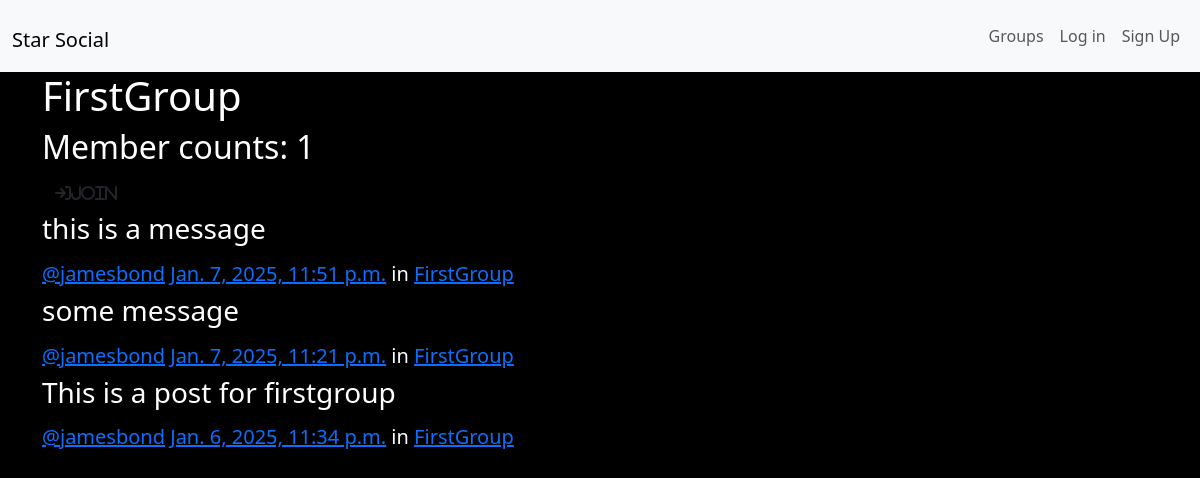
The page /group/posts/in/firstgroup on the database its author committed.
### group/models.py (models this page shows, shortened)
class Group(models.Model):
    name = models.CharField(max_length=255, unique=True)
    slug = models.SlugField(allow_unicode=True, unique=True)
    description = models.TextField(blank=True, default="")
    description_html = models.TextField(editable=False, default="", blank=True)
    members = models.ManyToManyField(User, through="GroupMember")
    class Meta:
        ordering = ["name"]

### posts/models.py (models this page shows, shortened)
class Post(models.Model):
    user = models.ForeignKey(User, related_name="posts", on_delete=models.CASCADE)
    created_at = models.DateTimeField(auto_now=True)
    message = models.TextField()
    message_html = models.TextField(editable=False)
    group = models.ForeignKey(Group, related_name="posts", null=True, blank=True, on_delete=models.PROTECT)
    class Meta:
        ordering = ["-created_at"]
        unique_together = ["user", "message" ]

### group/views.py (the view)
# urls.py: path('posts/in/<slug:slug>', views.SingleGroup.as_view(), name="single"),
class SingleGroup(generic.DetailView):
    model = Group

### group/templates/group/group_detail.html
{% extends "group/group_base.html" %}
{% block pregroup %}
  <h1>{{ group.name }}</h1>
  <h2>Member counts: {{ group.members.count }}</h2>
  <div class="content">
    {% if user in group.members.all %}
      <a href="{% url 'group:leave' slug=group.slug %}" class="btn btn-lg btn-fill warning"><i class="fa-solid fa-arrow-right-from-bracket">Leave</i></a>
    {% else %}
      <a href="{% url 'group:join' slug=group.slug %}" class="btn btn-large btn-fill warning"><i class="fa-solid fa-arrow-right-to-bracket">Join</i></a>
    {% endif %}
  </div>
{% endblock %}
{% block group_content %}
  <div class="col-md-8">
    {% if group.posts.count == 0 %}
      <h2>No post in this group yet.</h2>
    {% else %}
      {% for post in group.posts.all %}
        {% include "posts/_post.html" %}
      {% endfor %}
    {% endif %}
  </div>
{% endblock group_content %}

### posts/templates/posts/_post.html (shortened to what this page needs)
<div class="post media">
  <h3>{{ post.message_html|safe }}</h3>
  <div class="media-body">
    <h5 class="media-heading">
        <span class="username">
            <a href="{% url 'posts:for_user' username=post.user.username %}">@{{ post.user.username }}</a>
        </span>
        <time class="time">
            <a href="{% url 'posts:single' username=post.user.username pk=post.pk %}">{{ post.created_at }}</a>
        </time>
        {% if post.group %}	</time>
            <span class="group-name">in <a href="#">{{ post.group.name }}</a></span>
        {% endif %}
    </h5>
  </div>
</div>

### static/simplesocial/css/master.css (style rules this page uses)
body { margin: 0; overflow: hidden; background-color: black; color: white; }

### rows shown on the page
Group: name "FirstGroup", members.count "1"
Post: message_html "this is a message", user.username "jamesbond", created_at "Jan. 7, 2025, 11:51 p.m.", group.name "FirstGroup"
Post: message_html "some message", user.username "jamesbond", created_at "Jan. 7, 2025, 11:21 p.m.", group.name "FirstGroup"
Post: message_html "This is a post for firstgroup", user.username "jamesbond", created_at "Jan. 6, 2025, 11:34 p.m.", group.name "FirstGroup"
